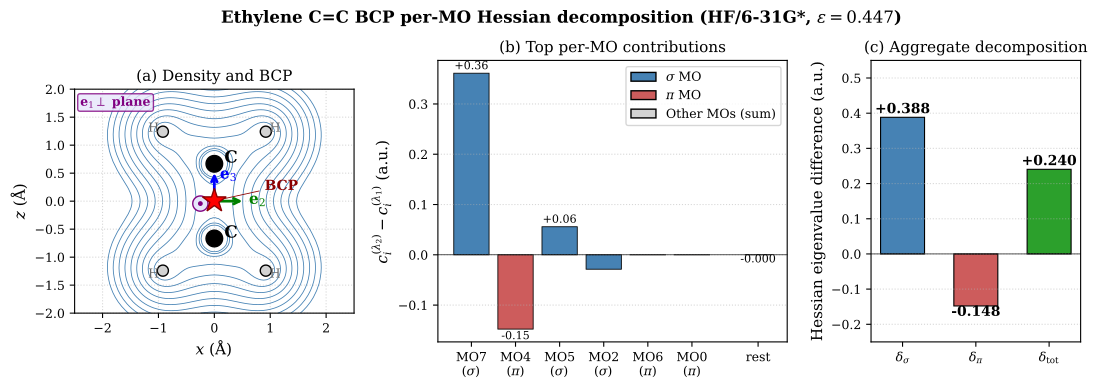

The script that saved this image:
"""
Figure 1: Ethylene as paradigmatic case
========================================
(a) Density contour + BCP location with principal axes
(b) Per-MO contributions to lambda_1 and lambda_2 (top contributors only)
(c) Bar chart: delta_sigma vs delta_pi vs delta_total
"""
import sys, os, numpy as np
import matplotlib.pyplot as plt
import matplotlib as mpl
from matplotlib.gridspec import GridSpec
import warnings; warnings.filterwarnings('ignore')

sys.path.insert(0, os.path.join(os.path.dirname(__file__), '..', '..', 'src'))
from sigma_pi_decomposition import build, find_BCP, rho_grad_hess, mo_hessian_contrib_along_axis
from pyscf import scf

a0 = 0.529177

# Use mathtext for symbols (\AA was not rendering; use Unicode)
plt.rcParams.update({
    'font.size': 10,
    'font.family': 'serif',
    'font.serif': ['DejaVu Serif', 'Times'],
    'mathtext.fontset': 'dejavuserif',
    'axes.labelsize': 11,
    'axes.titlesize': 11,
    'legend.fontsize': 9,
    'xtick.labelsize': 9,
    'ytick.labelsize': 9,
    'lines.linewidth': 1.5,
    'figure.dpi': 100,
})

# Build ethylene
atoms = "C 0 0 -0.667; C 0 0 0.667; H 0.921 0 -1.241; H -0.921 0 -1.241; H 0.921 0 1.241; H -0.921 0 1.241"
mol = build(atoms, basis='6-31G*')
mf = scf.RHF(mol); mf.verbose = 0; mf.kernel()
dm = mf.make_rdm1()

# Find BCP
bcp, t = find_BCP(mol, dm, [0,0,-0.667], [0,0,0.667])

# Compute Hessian
rho, grad, H = rho_grad_hess(mol, dm, bcp, eps=1e-3)
evals, evecs = np.linalg.eigh(H)
lam1, lam2, lam3 = evals
e_lam1, e_lam2, e_lam3 = evecs.T

# Per-MO contributions
c_lam1, psi0, dpsi_lam1 = mo_hessian_contrib_along_axis(mol, mf, bcp, e_lam1, eps=8e-3)
c_lam2, _, dpsi_lam2 = mo_hessian_contrib_along_axis(mol, mf, bcp, e_lam2, eps=8e-3)
n_occ = (mf.mo_occ > 0.5).sum()

# Density grid for contour plot in xz plane
print("Computing density grid...")
n_grid = 100
x_range = np.linspace(-2.5, 2.5, n_grid) / a0
z_range = np.linspace(-2.0, 2.0, n_grid) / a0
X, Z = np.meshgrid(x_range, z_range)

rho_grid = np.zeros_like(X)
for i in range(n_grid):
    for j in range(n_grid):
        r = np.array([X[i,j], 0.0, Z[i,j]])
        ao = mol.eval_gto('GTOval', np.array([r]))
        rho_grid[i,j] = float(np.einsum('xi,ij,xj->x', ao, dm, ao)[0])

print("Building figure...")
fig = plt.figure(figsize=(13, 4.2))
gs = GridSpec(1, 3, width_ratios=[1.2, 1.5, 0.9], wspace=0.30, top=0.85, bottom=0.18)

# === Panel (a): Density contour with BCP ===
ax1 = fig.add_subplot(gs[0])
levels = np.geomspace(0.005, 1.0, 12)
ax1.contour(X*a0, Z*a0, rho_grid, levels=levels, colors='steelblue', linewidths=0.6)

# Atoms (shown larger so BCP star stands out)
for atom in [(0, -0.667), (0, 0.667)]:
    ax1.plot(atom[0], atom[1], 'ko', markersize=12)
ax1.text(0.18, -0.65, 'C', fontsize=12, fontweight='bold')
ax1.text(0.18, 0.69, 'C', fontsize=12, fontweight='bold')
for atom in [(0.921, -1.241), (-0.921, -1.241), (0.921, 1.241), (-0.921, 1.241)]:
    ax1.plot(atom[0], atom[1], 'o', color='lightgray', markeredgecolor='black', markersize=8)
    ax1.text(atom[0]*1.18, atom[1]*1.05, 'H', fontsize=9, color='dimgray', ha='center', va='center')

# BCP
ax1.plot(bcp[0]*a0, bcp[2]*a0, 'r*', markersize=18, zorder=10, markeredgecolor='darkred', markeredgewidth=1.0)
ax1.annotate('BCP', xy=(bcp[0]*a0, bcp[2]*a0), xytext=(0.9, 0.2),
             color='darkred', fontsize=10, fontweight='bold',
             arrowprops=dict(arrowstyle='-', color='darkred', lw=0.6))

# Principal axes (no overlap with BCP)
# e_2 (in-plane perpendicular to bond, along x)
ax1.annotate('', xy=(0.55, 0.0), xytext=(0.0, 0.0),
             arrowprops=dict(arrowstyle='->', color='green', lw=2))
ax1.text(0.62, -0.05, r'$\mathbf{e}_2$', color='green', fontsize=11, fontweight='bold')

# e_3 (along bond, along z)
ax1.annotate('', xy=(0.0, 0.55), xytext=(0.0, 0.0),
             arrowprops=dict(arrowstyle='->', color='blue', lw=2))
ax1.text(0.10, 0.40, r'$\mathbf{e}_3$', color='blue', fontsize=11, fontweight='bold')

# e_1 indicator (perpendicular to plane, into page)
ax1.text(-2.4, 1.7, r'$\mathbf{e}_1 \perp$ plane', color='purple', fontsize=9, fontweight='bold',
         bbox=dict(boxstyle='round,pad=0.2', facecolor='lavender', edgecolor='purple', alpha=0.8))
# e_1 out-of-page symbol next to BCP
ax1.plot(bcp[0]*a0 - 0.25, bcp[2]*a0 - 0.05, 'o', markersize=11, color='lavender', markeredgecolor='purple', markeredgewidth=1.0)
ax1.plot(bcp[0]*a0 - 0.25, bcp[2]*a0 - 0.05, 'o', markersize=2.5, color='purple')

ax1.set_xlabel(r'$x$ (Å)')
ax1.set_ylabel(r'$z$ (Å)')
ax1.set_title('(a) Density and BCP', fontsize=11)
ax1.set_aspect('equal')
ax1.grid(True, linestyle=':', alpha=0.5)
ax1.set_xlim(-2.5, 2.5)
ax1.set_ylim(-2.0, 2.0)

# === Panel (b): Per-MO contributions (top 6 only by magnitude) ===
ax2 = fig.add_subplot(gs[1])

# Classify each MO
classes_orig = []
for i in range(n_occ):
    is_pi = abs(psi0[i]) < 0.08 and abs(dpsi_lam1[i]) > abs(dpsi_lam2[i])
    classes_orig.append('pi' if is_pi else 'sigma')

delta_per_mo = c_lam2[:n_occ] - c_lam1[:n_occ]

# Sort by absolute value, take top 6
sorted_idx = np.argsort(-np.abs(delta_per_mo))
top_n = min(6, n_occ)
sorted_idx_top = sorted_idx[:top_n]
sorted_d = delta_per_mo[sorted_idx_top]
sorted_classes = [classes_orig[i] for i in sorted_idx_top]

x_pos = np.arange(top_n)
colors = ['indianred' if c == 'pi' else 'steelblue' for c in sorted_classes]
ax2.bar(x_pos, sorted_d, color=colors, edgecolor='black', linewidth=0.6)
ax2.axhline(0, color='black', linewidth=0.5)

# Labels: MO_index (class) using mathtext for sigma/pi
mo_labels = []
for i in range(top_n):
    cls_sym = r'$\pi$' if sorted_classes[i] == 'pi' else r'$\sigma$'
    mo_labels.append(f'MO{sorted_idx_top[i]}\n({cls_sym})')

ax2.set_xticks(x_pos)
ax2.set_xticklabels(mo_labels, fontsize=9)

# Add a final "remaining" bar showing the sum of remaining MOs
if n_occ > top_n:
    rest_d = sum(delta_per_mo[i] for i in sorted_idx[top_n:])
    ax2.bar(top_n + 0.5, rest_d, color='lightgray', edgecolor='black', linewidth=0.6, width=0.6)
    ax2.text(top_n + 0.5, rest_d + 0.005 if rest_d >= 0 else rest_d - 0.015,
             f'{rest_d:+.3f}', ha='center', fontsize=8)
    ax2.set_xticks(list(x_pos) + [top_n + 0.5])
    ax2.set_xticklabels(mo_labels + ['rest'], fontsize=9)

ax2.set_ylabel(r'$c_i^{(\lambda_2)} - c_i^{(\lambda_1)}$ (a.u.)')
ax2.set_title('(b) Top per-MO contributions', fontsize=11)

# Legend
from matplotlib.patches import Patch
legend_elements = [
    Patch(facecolor='steelblue', edgecolor='black', label=r'$\sigma$ MO'),
    Patch(facecolor='indianred', edgecolor='black', label=r'$\pi$ MO'),
    Patch(facecolor='lightgray', edgecolor='black', label='Other MOs (sum)'),
]
ax2.legend(handles=legend_elements, loc='upper right')
ax2.grid(True, linestyle=':', axis='y', alpha=0.5)

# Value labels above bars
for i, (val, cls) in enumerate(zip(sorted_d, sorted_classes)):
    if abs(val) > 0.03:
        ax2.text(i, val + 0.008 if val >= 0 else val - 0.02, f'{val:+.2f}',
                 ha='center', fontsize=8)

# === Panel (c): Aggregate ===
ax3 = fig.add_subplot(gs[2])
delta_sigma = sum((c_lam2[i] - c_lam1[i]) for i in range(n_occ) if classes_orig[i] == 'sigma')
delta_pi = sum((c_lam2[i] - c_lam1[i]) for i in range(n_occ) if classes_orig[i] == 'pi')
delta_total = lam2 - lam1

bars = ax3.bar([r'$\delta_\sigma$', r'$\delta_\pi$', r'$\delta_{\rm tot}$'],
               [delta_sigma, delta_pi, delta_total],
               color=['steelblue', 'indianred', '#2ca02c'],
               edgecolor='black', linewidth=0.8, width=0.6)
for bar, val in zip(bars, [delta_sigma, delta_pi, delta_total]):
    h = bar.get_height()
    ax3.text(bar.get_x() + bar.get_width()/2, h + (0.012 if h >= 0 else -0.028),
             f'{val:+.3f}', ha='center', fontsize=10, fontweight='bold')
ax3.axhline(0, color='black', linewidth=0.5)
ax3.set_ylabel('Hessian eigenvalue difference (a.u.)')
ax3.set_title('(c) Aggregate decomposition', fontsize=11)
ax3.set_ylim(-0.25, 0.55)
ax3.grid(True, linestyle=':', axis='y', alpha=0.5)

# Master title above all
fig.suptitle(r'Ethylene C=C BCP per-MO Hessian decomposition (HF/6-31G*, $\varepsilon = 0.447$)',
             y=0.97, fontsize=12, fontweight='bold')

plt.savefig('fig1_ethylene_paradigm.pdf', bbox_inches='tight')
plt.savefig('fig1_ethylene_paradigm.png', bbox_inches='tight', dpi=200)
print(f"  delta_sigma = {delta_sigma:.4f}")
print(f"  delta_pi    = {delta_pi:.4f}")
print(f"  delta_total = {delta_total:.4f}")
print("Saved fig1_ethylene_paradigm.pdf and .png")
